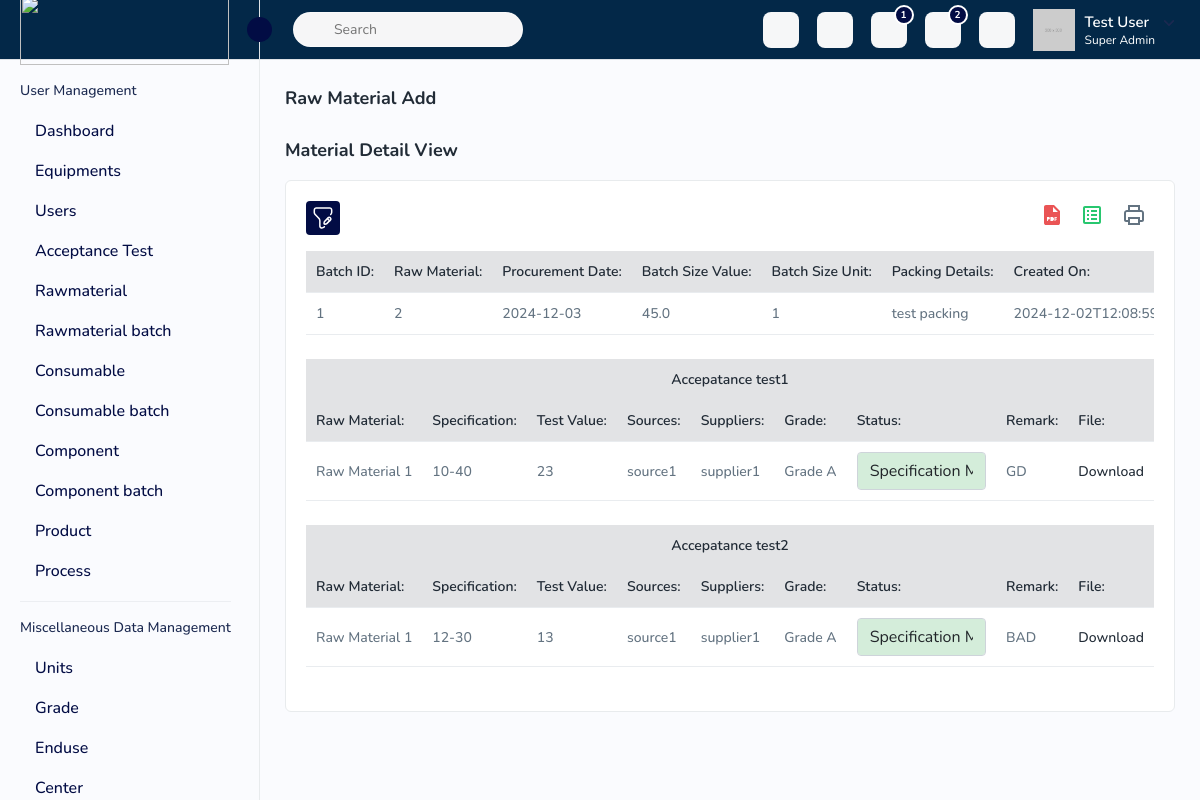
/product/batch/1/, run on an earlier commit of the app's database.
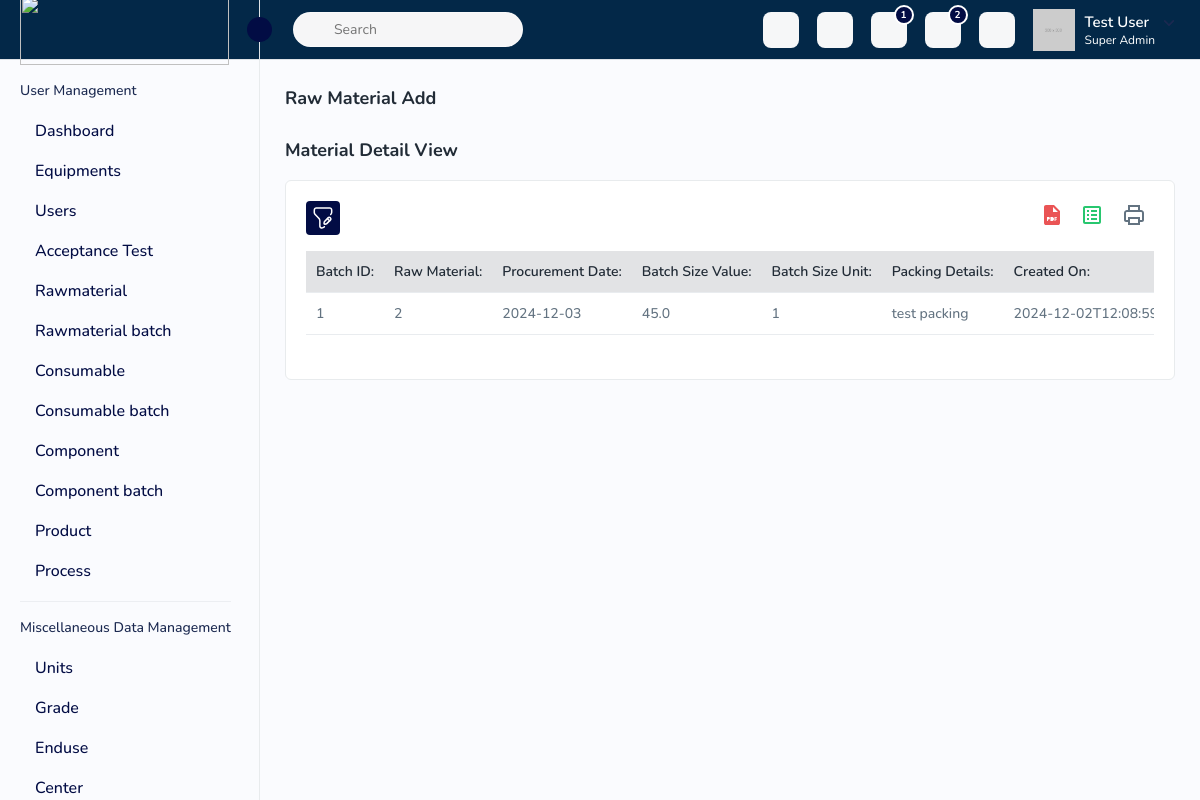
And on a later commit of the database.
### qdpc_core_models/models/acceptance_test.py (models this page shows, shortened)
class AcceptanceTest(models.Model):
    TIME_UNIT_CHOICES = [
        ('months', 'Months'),
        ('days', 'Days'),
    ]
    TEST_TYPE_CHOICES = [
        ('quantitative', 'Quantitative'),
        ('qualitative', 'Qualitative'),
    ]
    id = models.AutoField(primary_key=True)
    name = models.CharField(max_length=255)
    min_value = models.IntegerField(blank=True, null=True)  # Optional field
    max_value = models.IntegerField(blank=True, null=True)
    unit = models.ForeignKey('Unit', on_delete=models.CASCADE,null=True,blank=True)
    sampling_plan = models.FileField(
        upload_to='acceptance_test_results/',
        blank=True,
        null=True
    )
    reevaluation_frequency_value = models.PositiveIntegerField(default=12)
    reevaluation_frequency_unit = models.CharField(max_length=10, choices=TIME_UNIT_CHOICES, default='months')
    test_type = models.CharField(max_length=15, choices=TEST_TYPE_CHOICES, default='quantitative')
    test_result = models.CharField(max_length=10, blank=True, null=True)

### qdpc_core_models/models/raw_material.py (models this page shows, shortened)
class RawMaterial(models.Model):
    SHELF_LIFE_OPTIONS = [
        ('tbd', 'TBD (To Be Decided)'),
        ('not_applicable', 'Not Applicable'),
        ('add_duration', 'Add Duration'),
    ]
    name = models.CharField(max_length=255, unique=True)
    sources = models.ManyToManyField(Sources, related_name='raw_materials')
    is_active = models.BooleanField(default=True)
    precertified = models.BooleanField(default=False, blank=True, null=True)
    suppliers = models.ManyToManyField(Suppliers, related_name='raw_materials')
    grade = models.ManyToManyField(Grade, related_name='raw_materials')
    shelf_life_type = models.CharField(max_length=20, choices=SHELF_LIFE_OPTIONS, null=True, blank=True, default='tbd',)
    shelf_life_value = models.FloatField(null=True, blank=True)
    shelf_life_unit = models.CharField(max_length=10, choices=[('days', 'Days'), ('months', 'Months')],null=True,blank=True)
    user_defined_date = models.DateField(default=now)
    acceptance_test = models.ManyToManyField(AcceptanceTest, blank=True, null=True, related_name='raw_materials')

### qdpc_core_models/models/raw_material_acceptence_test.py (models this page shows, shortened)
class RawMaterialAcceptanceTest(models.Model):
    id = models.AutoField(primary_key=True)
    batch_id = models.CharField(max_length=255)
    raw_material = models.ForeignKey(RawMaterial, on_delete=models.CASCADE, related_name='acceptance_tests')
    acceptance_test = models.ForeignKey(AcceptanceTest, on_delete=models.CASCADE)
    test_value = models.CharField(max_length=255,blank=True,null=True)
    sources = models.ForeignKey(Sources, on_delete=models.CASCADE)
    suppliers = models.ForeignKey(Suppliers, on_delete=models.CASCADE)
    grade = models.ForeignKey(Grade, on_delete=models.CASCADE)
    min_value = models.IntegerField(blank=True, null=True)  # Add min_value field
    max_value = models.IntegerField(blank=True, null=True)  # Add max_value field
    file = models.FileField(upload_to='raw_material_acceptance_tests/')
    created_by = models.CharField(max_length=255)
    status = models.CharField(max_length=255,blank=True, null=True)
    remark = models.TextField(blank=True, null=True)

### qdpc_core_models/models/source.py (models this page shows, shortened)
class Sources(models.Model):
     id = models.AutoField(primary_key=True)
     name = models.CharField(max_length=255)
     email = models.EmailField(unique=True)
     address = models.CharField(max_length=500)
     class Meta:
        verbose_name = 'Source'
        verbose_name_plural = 'Sources'

### qdpc_core_models/models/supplier.py (models this page shows, shortened)
class Suppliers(models.Model):
     id = models.AutoField(primary_key=True)
     name = models.CharField(max_length=255)
     email = models.EmailField(unique=True)
     address = models.CharField(max_length=500)
     class Meta:
        verbose_name = 'Supplier'
        verbose_name_plural = 'Suppliers'

### qdpc_core_models/models/grade.py (models this page shows)
class Grade(models.Model):
    id = models.AutoField(primary_key=True)
    name = models.CharField(max_length=50, unique=True)
    abbreviation = models.CharField(max_length=10)

### product/views/raw_material_batch.py (the view)
# urls.py: path('batch/<str:batch_id>/', RawMaterialBatchDetailView.as_view(), name='batch_detail'),
class RawMaterialBatchDetailView(BaseModelViewSet):
    def get(self, request, batch_id):
        batch = get_object_or_404(RawMaterialBatch, batch_id=batch_id)
        serializer = RawMaterialBatchDetailedSerializer(batch)
        return render(request, 'rawmaterial_batch_detail_view.html', {'batch_detail': serializer.data})

### product/serializers/rawmaterial_batch_serializer.py (called while the page is built)
    def get_acceptance_tests(self, obj):
        acceptance_tests = RawMaterialAcceptanceTest.objects.filter(batch_id=obj.batch_id)
        return [
            {
                'batch_id' : test.batch_id,
                'raw_material' : test.raw_material.name,
                'acceptance_test': test.acceptance_test.name,
                'test_value': test.test_value,
                'sources': test.sources.name,
                'suppliers': test.suppliers.name,
                'grade': test.grade.name,
                'min_value': test.min_value,
                'max_value': test.max_value,
                'file': test.file.url if test.file else None,
                'status': test.status,
                'remark': test.remark,
                'created_by': test.created_by
            }
            for test in acceptance_tests
        ]

### templates/rawmaterial_batch_detail_view.html (shortened to what the changed rows need)
{% extends 'index.html' %}
{% block content %}
{% load static %}
<div class="page-wrapper">
    <div class="content">
        <div class="card mb-4">
            <div class="card-body">
                <div class="table-responsive mb-4">
                    <table class="table table-bordered ">
                        <thead class="table-secondary">
                            <tr>
                                <th>Batch ID:</th>
                                <th>Raw Material:</th>
                                <th>Procurement Date:</th>
                                <th>Batch Size Value:</th>
                                <th>Batch Size Unit:</th>
                                <th>Packing Details:</th>
                                <th>Created On:</th>
                            </tr>
                        </thead>
                    </table>
                </div>
                {% for test in batch_detail.acceptance_tests %}
                <div class="table-responsive mb-4">
                    <table class="table table-bordered ">
                        <thead class="table-secondary">
                            <tr>
                                <th colspan="10" class="text-center">{{ test.acceptance_test }}</th>
                            </tr>
                            <tr>
                                <th>Raw Material:</th>
                                <th>Specification:</th>
                                <th>Test Value:</th>
                                <th>Sources:</th>
                                <th>Suppliers:</th>
                                <th>Grade:</th>
                                <th>Status:</th>
                                <th>Remark:</th>
                                <th>File:</th>
                            </tr>
                        </thead>
                        <tbody>
                            <tr>
                                <td>{{ test.raw_material }}</td>
                                <td>{{ test.min_value }}-{{ test.max_value }}</td>
                                <td>{{ test.test_value }}</td>
                                <td>{{ test.sources }}</td>
                                <td>{{ test.suppliers }}</td>
                                <td>{{ test.grade }}</td>
                                <td>
                                    <select class="form-control status-select" id="statusSelect_{{ forloop.counter }}">
                                        <option value="valid">Specification Met</option>
                                    </select>
                                </td>
                                <td>{{ test.remark }}</td>
                                <td>
                                    {% if test.file %}
                                    <a href="{{ test.file }}">Download</a>
                                    {% else %}
                                    No file uploaded
                                    {% endif %}
                                </td>
                            </tr>
                        </tbody>
                    </table>
                </div>
                {% endfor %}
            </div>
        </div>
</div>
</div>
</div>
{% endblock %}

What changed in the data, as far as the page shows it:
removed AcceptanceTest: acceptance_test "Accepatance test1"
no longer on this page (row edited): RawMaterial: raw_material "Raw Material 1" "Raw Material 1"
removed RawMaterialAcceptanceTest: test_value "23", remark "GD"
no longer on this page (row unchanged): Sources: sources "source1" "source1"
no longer on this page (row unchanged): Suppliers: suppliers "supplier1" "supplier1"
no longer on this page (row unchanged): Grade: grade "Grade A" "Grade A"
removed AcceptanceTest: acceptance_test "Accepatance test2"
removed RawMaterialAcceptanceTest: test_value "13", remark "BAD"
Also different on the page:
list line gone: "Raw Material: Specification: Test Value: Sources: Suppliers: Grade: Status: Remark: File: 10 - 40 Specification Met Download"
list line gone: "Raw Material: Specification: Test Value: Sources: Suppliers: Grade: Status: Remark: File: 12 - 30 Specification Met Download"
